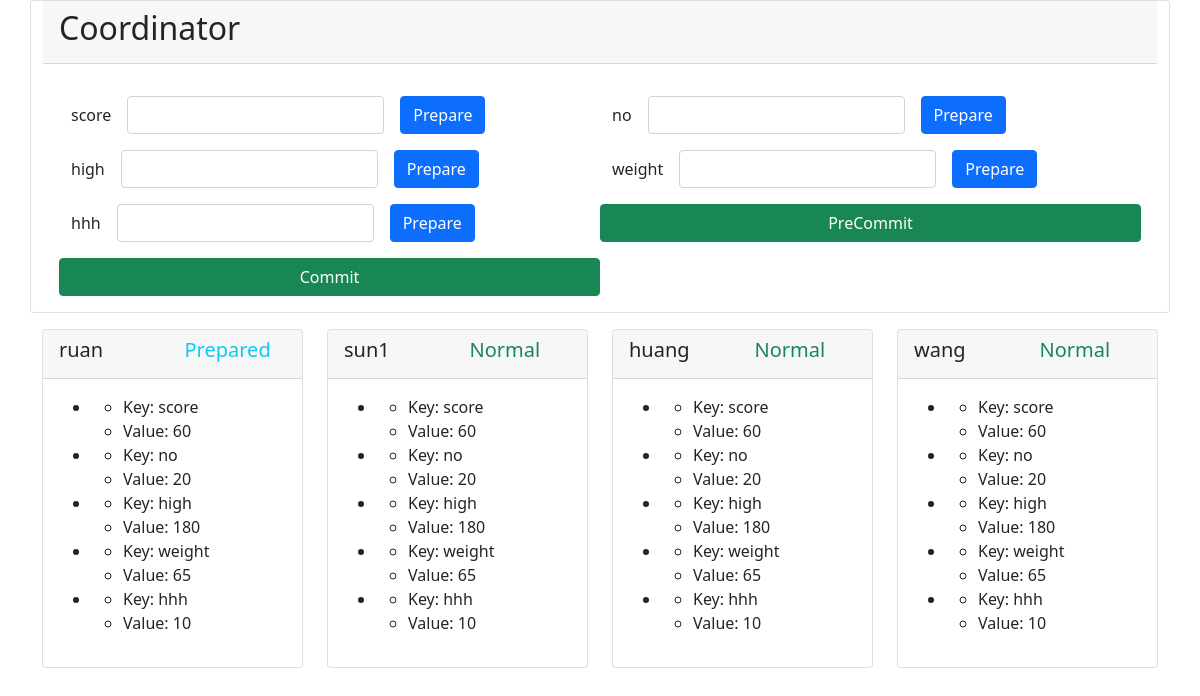
Screenshot of /three-phase/prepared/ruan with the database file from the repository.
### threephase/models.py (models this page shows, shortened)
class ThreePhaseValue(models.Model):
    participant = models.ForeignKey(ThreePhaseParticipant, on_delete=models.CASCADE)
    key = models.CharField(max_length=64)
    value = models.CharField(max_length=64)
    prepared_value = models.CharField(max_length=64)

class ThreePhaseParticipant(models.Model):
    name = models.CharField(max_length=64)
    state = models.IntegerField(default=0)

### threephase/views.py (the view)
# urls.py: path('prepared/<str:name>', views.prepared, name='prepared'),
def prepared(request, name):
    response = HttpResponse()
    flag = False
    for p in ThreePhaseParticipant.objects.filter(name=name):
        flag = True
        p.state = 2
        p.save()
    if flag is None:
        response.status_code = 400
        return response
    return app_page(request)

### threephase/views.py (called while the page is built)
def get_context():
    context = {'participants': [], 'values': []}
    for p in ThreePhaseParticipant.objects.all():
        p.values=[]
        for v in ThreePhaseValue.objects.filter(participant=p):
            p.values.append(v)
        context['participants'].append(p)
    if len(context['participants']) != 0:
        context['values'] = context['participants'][0].values
    return context

def app_page(request):
    return render(request, 'index1.html', get_context())

### threephase/templates/index1.html (shortened to what this page needs)
<!DOCTYPE html>
<html lang="en">
  <head>
  <link rel="stylesheet" href="https://cdn.staticfile.org/twitter-bootstrap/5.1.1/css/bootstrap.min.css">
  </head>
<body>
<div class="card container-sm">
  <div class="card-header">
    <h2>Coordinator</h2>
  </div>
  <div class="card-body">
    <div class="container mbrank-5">
      <div class="row">
        {% for v in values %}
        <form class="col-sm-6 mt-3" action="/three-phase/prepare/{{ v.key }}" method="get">
          <div class="row g-3 align-items-enter">
            <div class="col-auto">
              <label for="{{ v.key }}1" class="col-form-label">{{ v.key }}</label>
            </div>
            <div class="col-auto">
              <input type="text" id="{{ v.key }}1" name="{{ v.key }}" class="form-control">
            </div>
            <div class="col-auto">
              <input type="submit" class="btn btn-primary" value="Prepare">
            </div>
          </div>
        </form>
        {% endfor %}
        <a class="col-sm-6 mt-3 ml-3 btn btn-success" href="/three-phase/pre_commit">PreCommit</a>
        <a class="col-sm-6 mt-3 ml-3 btn btn-success" href="/three-phase/commit">Commit</a>
      </div>
    </div>
  </div>
</div>
  <div class="container pt-3">
    <div class="row">
      {% for p in participants %}
      <div class="container mblank-2 col-sm-3">
        <div class="card">
          <div class="card-header container">
            <div class="row">
              <h5 class="col-6">{{ p.name }}</h5>
                <h5 class="col-6">
                  {% if p.state == 0 %}
                  <div class="text-success">Normal</div>
                  {% elif p.state == 1 %}
                  <div class="text-info">Prepare</div>
                  {% elif p.state == 2 %}
                  <div class="text-info">Prepared</div>
                  {% elif p.state == 3 %}
                  <div class="text-info">PreCommit</div>
                  {% elif p.state == 4 %}
                  <div class="text-info">PreCommitted</div>
                  {% endif %}
                </h5>
            </div>
          </div>
          <div class="card-body">
            <ul>
            {% for v in p.values %}
              <li>
                <ul>
                  <li>Key: {{ v.key }}</li>
                  <li>Value: {{ v.value }}</li>
                </ul>
              </li>
            {% endfor %}
            </ul>
          </div>
        </div>
      </div>
      {% endfor %}
  </div>
</div>
</body>
</html>

### rows the page displays
ThreePhaseValue: key "score", value "60"
ThreePhaseValue: key "no", value "20"
ThreePhaseValue: key "high", value "180"
ThreePhaseValue: key "weight", value "65"
ThreePhaseValue: key "hhh", value "10"
ThreePhaseParticipant: name "ruan", state "Prepared"
ThreePhaseParticipant: name "sun1", state "Normal"
ThreePhaseValue: key "score", value "60"
ThreePhaseValue: key "no", value "20"
ThreePhaseValue: key "high", value "180"
ThreePhaseValue: key "weight", value "65"
ThreePhaseValue: key "hhh", value "10"
ThreePhaseParticipant: name "huang", state "Normal"
ThreePhaseValue: key "score", value "60"
ThreePhaseValue: key "no", value "20"
ThreePhaseValue: key "high", value "180"
ThreePhaseValue: key "weight", value "65"
ThreePhaseValue: key "hhh", value "10"
ThreePhaseParticipant: name "wang", state "Normal"
ThreePhaseValue: key "score", value "60"
ThreePhaseValue: key "no", value "20"
ThreePhaseValue: key "high", value "180"
ThreePhaseValue: key "weight", value "65"
ThreePhaseValue: key "hhh", value "10"
